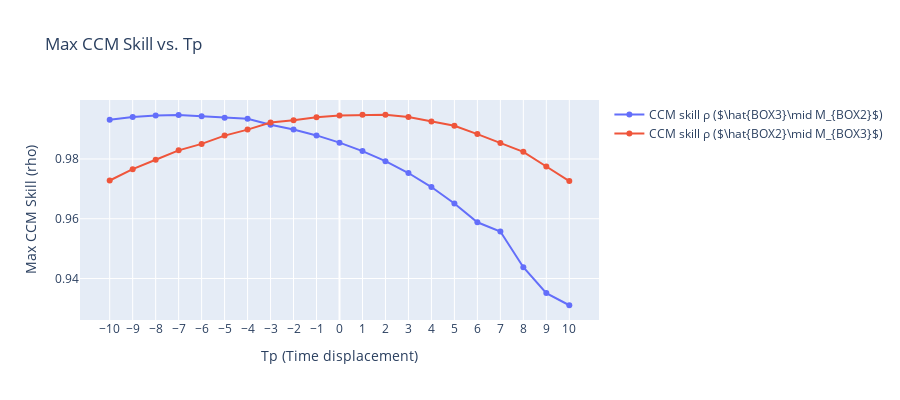

Notebook code cell kept with this figure:
### Code cell
import numpy as np
import pandas as pd
from pyEDM import CCM
import plotly.graph_objects as go

idx = 9
data_array = Temps[idx, 0, 1:5, :].T.copy()
time = np.arange(1, len(np.squeeze(Temps[0, 0, 1, :])) + 1)

df = pd.DataFrame({
    'age': time,
    'BOX2': data_array[:, 1],
    'BOX3': data_array[:, 2]
})


Tps = range(-10, 11)  # scanning Tp from -10 to 10
forward_max_rhos = []  # for X -> Y
reverse_max_rhos = []  # for Y -> X

# For each Tp, run CCM
for Tp in Tps:
    ccm_out = CCM(
        dataFrame   = df,
        E           = 4,
        tau         = -2,
        columns     = 'BOX2',    # use X as the library (predictor)
        target      = 'BOX3',    # predict Y (target)
        libSizes    = '100',
        sample      = 100,
        random      = True,
        replacement = False,
        Tp          = Tp
    )

    forward_rho = ccm_out['BOX2:BOX3'].max()  # X->Y (i.e. predicting Y from X)
    reverse_rho = ccm_out['BOX3:BOX2'].max()  # Y->X (predicting X from Y)
    forward_max_rhos.append(forward_rho)
    reverse_max_rhos.append(reverse_rho)

# Plot the CCM skill vs. Tp using Plotly
fig = go.Figure()

# Plot for X -> Y
fig.add_trace(go.Scatter(
    x=list(Tps),
    y=forward_max_rhos,
    mode='lines+markers',
    name=fr"CCM skill ρ ($\hat{{BOX3}}\mid M_{{BOX2}}$)"
))
# Plot for Y -> X
fig.add_trace(go.Scatter(
    x=list(Tps),
    y=reverse_max_rhos,
    mode='lines+markers',
    name=fr"CCM skill ρ ($\hat{{BOX2}}\mid M_{{BOX3}}$)"
))

fig.update_layout(
    title="Max CCM Skill vs. Tp",
    xaxis_title="Tp (Time displacement)",
    yaxis_title="Max CCM Skill (rho)",
    width=900,
    height=400
)
fig.update_xaxes(tickmode='array', tickvals=list(Tps))
fig.show()

### Figure 1 — Plotly figure (JSON) as saved in the notebook; plotly's stock layout.template omitted (floating-point values rounded to 4 significant figures)
{"data": [{"mode": "lines+markers", "name": "CCM skill ρ ($\\hat{BOX3}\\mid M_{BOX2}$)", "type": "scatter", "x": [-10, -9, -8, -7, -6, -5, -4, -3, -2, -1, 0, 1, 2, 3, 4, 5, 6, 7, 8, 9, 10], "y": [0.9931, 0.994, 0.9946, 0.9947, 0.9943, 0.9938, 0.9935, 0.9914, 0.9899, 0.9879, 0.9855, 0.9826, 0.9793, 0.9753, 0.9706, 0.9651, 0.9588, 0.9557, 0.9438, 0.9351, 0.9311]}, {"mode": "lines+markers", "name": "CCM skill ρ ($\\hat{BOX2}\\mid M_{BOX3}$)", "type": "scatter", "x": [-10, -9, -8, -7, -6, -5, -4, -3, -2, -1, 0, 1, 2, 3, 4, 5, 6, 7, 8, 9, 10], "y": [0.9728, 0.9766, 0.9797, 0.9829, 0.985, 0.9878, 0.9898, 0.9922, 0.993, 0.994, 0.9946, 0.9948, 0.9948, 0.9941, 0.9925, 0.9911, 0.9883, 0.9853, 0.9824, 0.9775, 0.9726]}], "layout": {"height": 400, "title": {"text": "Max CCM Skill vs. Tp"}, "width": 900, "xaxis": {"tickmode": "array", "tickvals": [-10, -9, -8, -7, -6, -5, -4, -3, -2, -1, 0, 1, 2, 3, 4, 5, 6, 7, 8, 9, 10], "title": {"text": "Tp (Time displacement)"}}, "yaxis": {"title": {"text": "Max CCM Skill (rho)"}}}}
